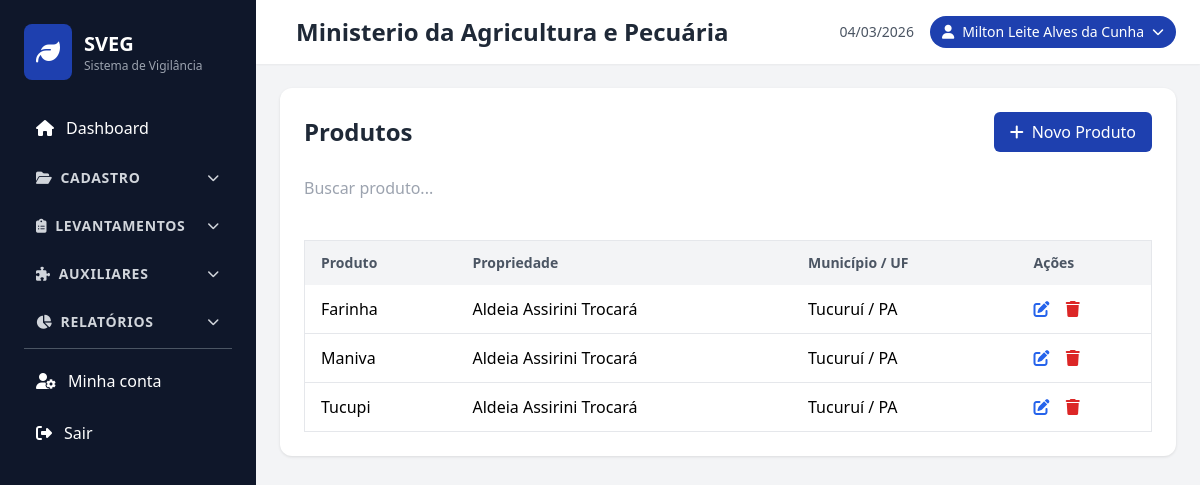
Page /produtos/index.php (signed in) on the committed database.
### tables this page shows
CREATE TABLE `produtos` (
  `id` char(36) NOT NULL,
  `id_propriedade` char(36) NOT NULL,
  `produto` varchar(100) NOT NULL,
  `criado_em` timestamp NOT NULL DEFAULT CURRENT_TIMESTAMP,
  `atualizado_em` timestamp NOT NULL DEFAULT CURRENT_TIMESTAMP ON UPDATE CURRENT_TIMESTAMP
);

CREATE TABLE `propriedades` (
  `id` char(36) NOT NULL,
  `n_cadastro` varchar(50) DEFAULT NULL,
  `cpf_cnpj` varchar(20) DEFAULT NULL,
  `RG_IE` varchar(20) DEFAULT NULL,
  `nome` varchar(100) NOT NULL,
  `CEP` varchar(10) DEFAULT NULL,
  `endereco` varchar(200) DEFAULT NULL,
  `bairro` varchar(100) DEFAULT NULL,
  `municipio` varchar(255) DEFAULT NULL,
  `UF` char(2) DEFAULT NULL,
  `area_total` double DEFAULT NULL,
  `destino_producao` varchar(255) DEFAULT NULL,
  `id_proprietario` char(36) DEFAULT NULL,
  `classificacao` varchar(50) DEFAULT NULL,
  `producao_familiar` char(3) DEFAULT NULL,
  `latitude` decimal(10,8) DEFAULT NULL,
  `longitude` decimal(11,8) DEFAULT NULL,
  `observacoes` text,
  `criado_em` timestamp NULL DEFAULT CURRENT_TIMESTAMP,
  `atualizado_em` timestamp NULL DEFAULT CURRENT_TIMESTAMP ON UPDATE CURRENT_TIMESTAMP
);

### produtos/index.php (the view, shortened to what this page needs)
<?php
include '../includes/header.php';
$database = new Database();
$db = $database->getConnection();
$stmt = $db->query("
    SELECT p.*, pr.nome as propriedade_nome, pr.municipio as propriedade_municipio, pr.UF
    FROM produtos p
    LEFT JOIN propriedades pr ON p.id_propriedade = pr.id
    ORDER BY p.produto ASC
");
$produtos = $stmt->fetchAll(PDO::FETCH_ASSOC);
?>
<div class="card">
    <div class="flex justify-between items-center mb-6">
        <h2 class="text-2xl font-bold text-gray-800">Produtos</h2>
        <a href="create.php" class="btn-primary">
            <i class="fas fa-plus mr-2"></i>Novo Produto
        </a>
    </div>
    <div class="mb-4">
        <input type="text" id="search" placeholder="Buscar produto..." class="form-group w-full">
    </div>
    <div class="table-container">
        <table class="min-w-full bg-white border border-gray-200">
            <thead>
                <tr class="bg-gray-100">
                    <th class="py-3 px-4 text-left text-sm font-semibold text-gray-600">Produto</th>
                    <th class="py-3 px-4 text-left text-sm font-semibold text-gray-600">Propriedade</th>
                    <th class="py-3 px-4 text-left text-sm font-semibold text-gray-600">Município / UF</th>
                    <th class="py-3 px-4 text-left text-sm font-semibold text-gray-600">Ações</th>
                </tr>
            </thead>
            <tbody id="produtos-table">
                <?php foreach ($produtos as $produto): ?>
                <tr class="border-b hover:bg-gray-50 produto-row" data-search="<?php echo strtolower(htmlspecialchars($produto['produto'] . ' ' . ($produto['propriedade_nome'] ?? '') . ' ' . ($produto['propriedade_municipio'] ?? '') . ' ' . ($produto['UF'] ?? ''))); ?>">
                    <td class="py-3 px-4 font-medium"><?php echo htmlspecialchars($produto['produto']); ?></td>
                    <td class="py-3 px-4"><?php echo htmlspecialchars($produto['propriedade_nome'] ?? '-'); ?></td>
                    <td class="py-3 px-4"><?php echo htmlspecialchars(($produto['propriedade_municipio'] ?? '-') . ' / ' . ($produto['UF'] ?? '-')); ?></td>
                    <td class="py-3 px-4">
                        <a href="edit.php?id=<?php echo htmlspecialchars($produto['id']); ?>" class="text-blue-600 hover:text-blue-800 mr-3" title="Editar">
                            <i class="fas fa-edit"></i>
                        </a>
                        <a href="delete.php?id=<?php echo htmlspecialchars($produto['id']); ?>" class="text-red-600 hover:text-red-800" title="Excluir" onclick="return confirm('Tem certeza que deseja excluir este produto?')">
                            <i class="fas fa-trash"></i>
                        </a>
                    </td>
                </tr>
                <?php endforeach; ?>
            </tbody>
        </table>
    </div>
</div>
<?php include '../includes/footer.php'; ?>

### css/style.css (style rules this page uses)
body { font-family: 'Segoe UI', Tahoma, Geneva, Verdana, sans-serif; }
.table-container { overflow-x: auto; }
.btn-primary { background-color: #1e40af; color: white; padding: 8px 16px; border-radius: 6px; text-decoration: none; display: inline-block; transition: all 0.3s; }
.form-group { margin-bottom: 1.5rem; }
.card { background: white; border-radius: 12px; box-shadow: 0 1px 3px rgba(0, 0, 0, 0.1); padding: 1.5rem; margin-bottom: 1.5rem; }

### rows in the picture
produtos: produto "Farinha", id_propriedade.nome "Aldeia Assirini Trocará", id_propriedade.UF "Tucuruí / PA"
produtos: produto "Maniva", id_propriedade.nome "Aldeia Assirini Trocará", id_propriedade.UF "Tucuruí / PA"
produtos: produto "Tucupi", id_propriedade.nome "Aldeia Assirini Trocará", id_propriedade.UF "Tucuruí / PA"

### other values in the picture
$u['orgao_nome'] "Ministerio da Agricultura e Pecuária"
$user['name'] "Milton Leite Alves da Cunha"
